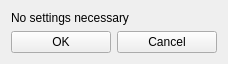
<?xml version="1.0" encoding="UTF-8"?>
<ui version="4.0">
 <class>UICVJoyControls</class>
 <widget class="QWidget" name="UICVJoyControls">
  <property name="geometry">
   <rect>
    <x>0</x>
    <y>0</y>
    <width>228</width>
    <height>64</height>
   </rect>
  </property>
  <property name="windowTitle">
   <string>VJoy</string>
  </property>
  <property name="windowIcon">
   <iconset resource="vjoy-protocol.qrc">
    <normaloff>:/images/vjoy.png</normaloff>:/images/vjoy.png</iconset>
  </property>
  <property name="layoutDirection">
   <enum>Qt::LeftToRight</enum>
  </property>
  <property name="autoFillBackground">
   <bool>false</bool>
  </property>
  <layout class="QVBoxLayout" name="_vertical_layout">
   <item>
    <widget class="QLabel" name="label">
     <property name="text">
      <string>No settings necessary</string>
     </property>
    </widget>
   </item>
   <item>
    <layout class="QHBoxLayout" name="horizontalLayout">
     <item>
      <layout class="QHBoxLayout" name="horizontalLayout_2">
       <property name="sizeConstraint">
        <enum>QLayout::SetDefaultConstraint</enum>
       </property>
       <item>
        <widget class="QPushButton" name="btnOK">
         <property name="sizePolicy">
          <sizepolicy hsizetype="Preferred" vsizetype="Fixed">
           <horstretch>0</horstretch>
           <verstretch>0</verstretch>
          </sizepolicy>
         </property>
         <property name="minimumSize">
          <size>
           <width>100</width>
           <height>0</height>
          </size>
         </property>
         <property name="maximumSize">
          <size>
           <width>100</width>
           <height>16777215</height>
          </size>
         </property>
         <property name="text">
          <string>OK</string>
         </property>
        </widget>
       </item>
       <item>
        <widget class="QPushButton" name="btnCancel">
         <property name="sizePolicy">
          <sizepolicy hsizetype="Preferred" vsizetype="Fixed">
           <horstretch>0</horstretch>
           <verstretch>0</verstretch>
          </sizepolicy>
         </property>
         <property name="minimumSize">
          <size>
           <width>100</width>
           <height>0</height>
          </size>
         </property>
         <property name="maximumSize">
          <size>
           <width>100</width>
           <height>16777215</height>
          </size>
         </property>
         <property name="text">
          <string>Cancel</string>
         </property>
        </widget>
       </item>
      </layout>
     </item>
    </layout>
   </item>
  </layout>
 </widget>
 <tabstops>
  <tabstop>btnOK</tabstop>
  <tabstop>btnCancel</tabstop>
 </tabstops>
 <resources>
  <include location="vjoy-protocol.qrc"/>
 </resources>
 <connections/>
 <slots>
  <slot>startEngineClicked()</slot>
  <slot>stopEngineClicked()</slot>
  <slot>cameraSettingsClicked()</slot>
 </slots>
</ui>
